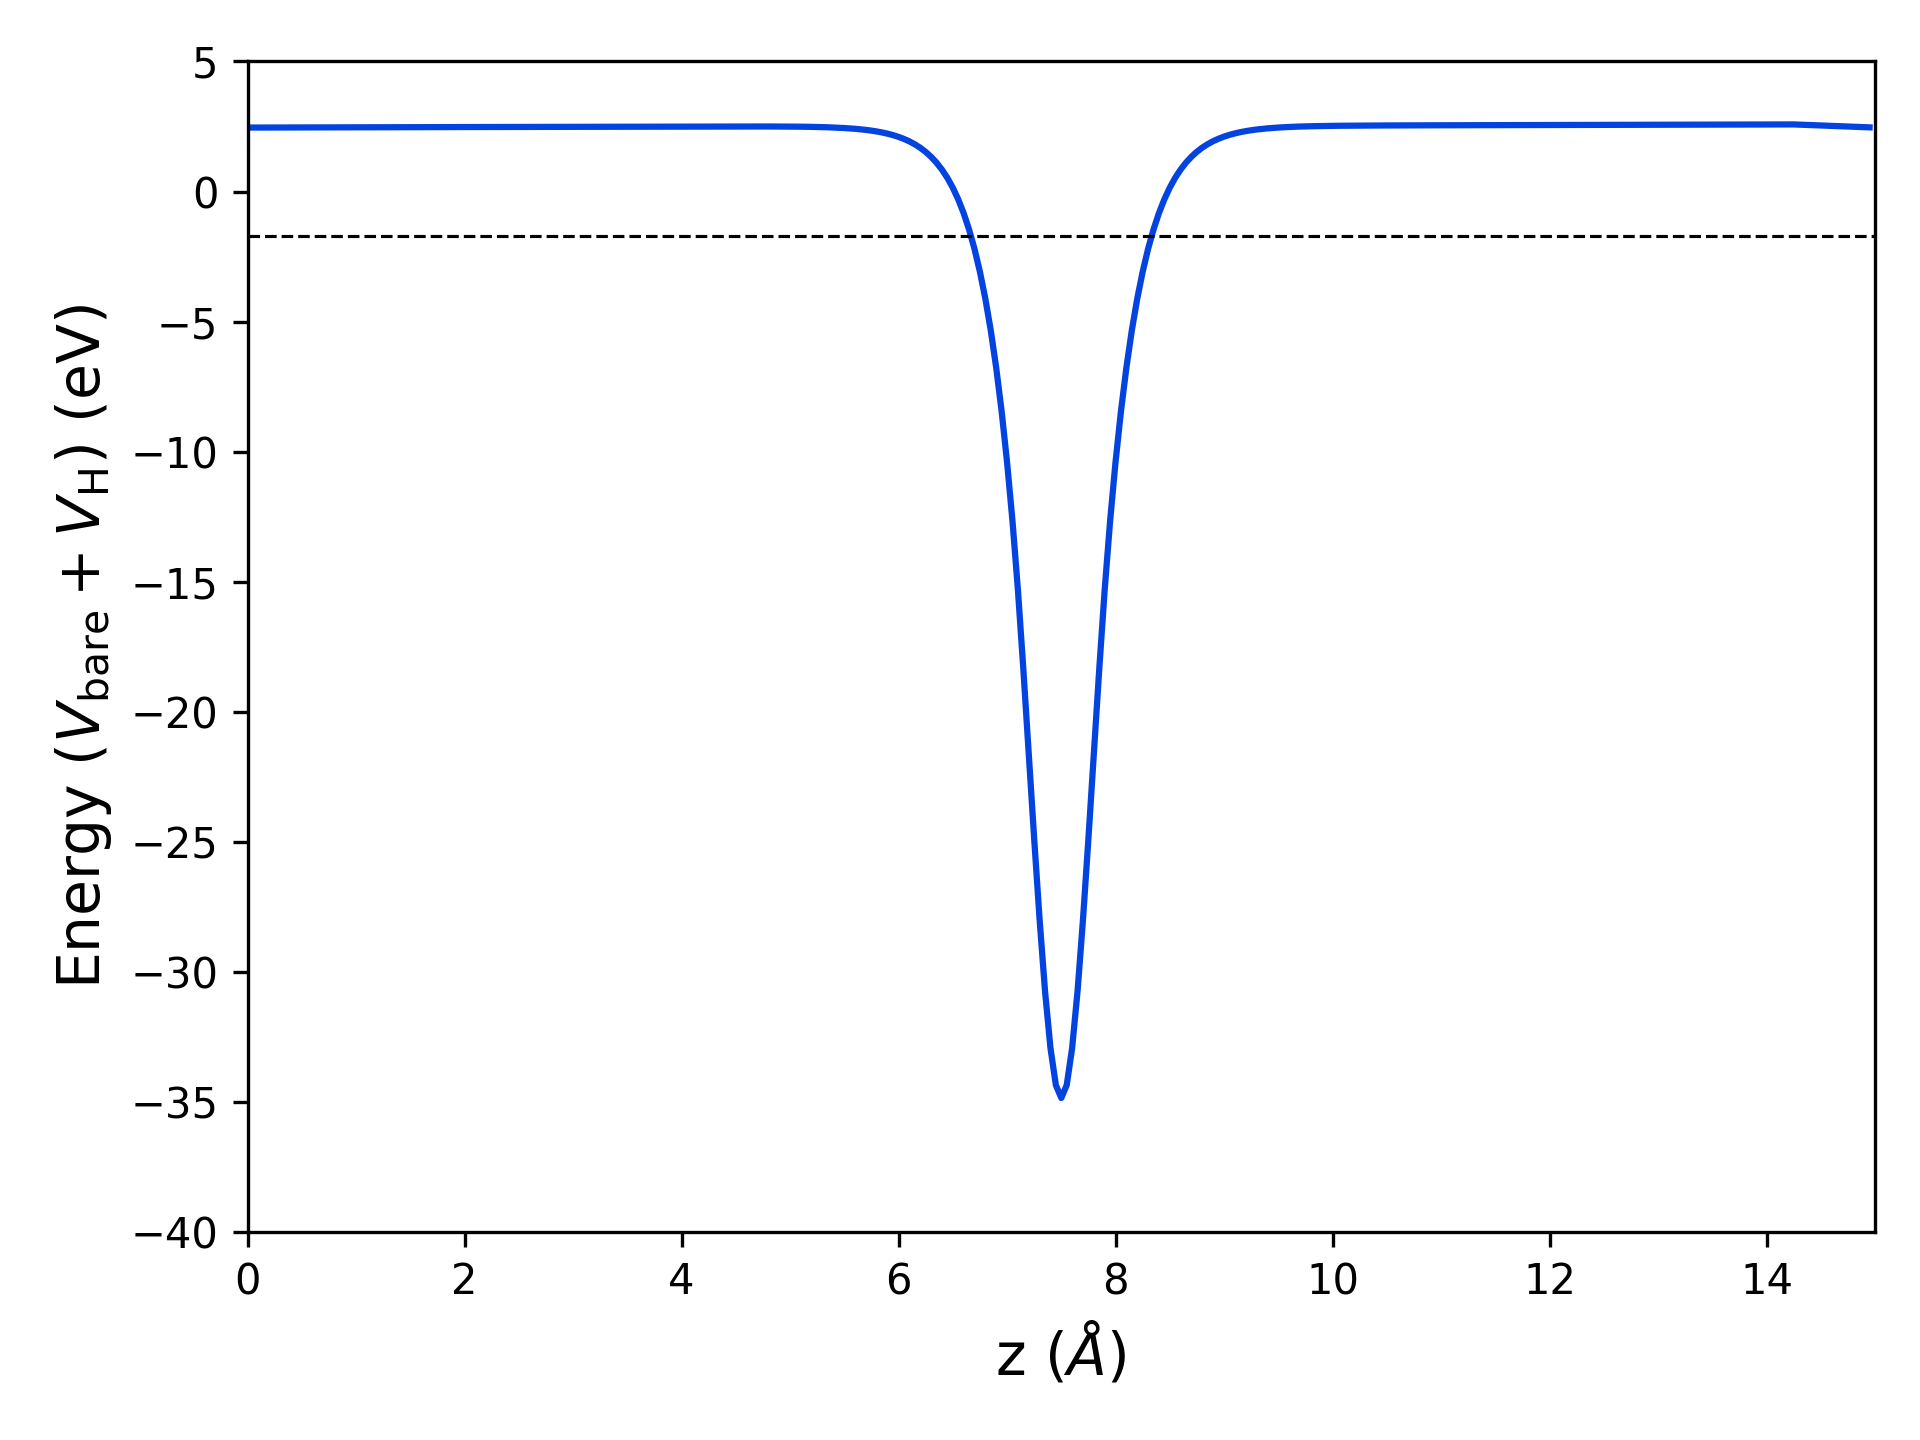

Write the Python code that produced this figure.
import matplotlib.pyplot as plt
import numpy as np

# Load data
z, V = np.loadtxt('avg.dat', usecols=(0,1), unpack=True)

au2a = 0.529177249 # Convert a.u. to Angstrom
ry2ev = 13.605698066 # Convert Ry to eV


plt.plot(z*au2a, V*ry2ev, c='xkcd:blue')

#plt.plot(z*au2a, V, c='xkcd:blue')

# Plot a dashed line at zero
plt.axhline(-1.72005174, linestyle='--', linewidth=0.75, color='xkcd:black')

plt.xlim(0, 15)
plt.ylim(-40, 5)

#plt.ylim(-4, 4)

plt.xlabel('z ($\\AA$)', fontsize=14)
plt.ylabel(r'Energy ($V_{\mathrm{bare}} + V_{\mathrm{H}}$) (eV)', fontsize=14)

#plt.ylabel(r'Energy ($V_{\mathrm{bare}} + V_{\mathrm{H}}$) (Ry)', fontsize=14)

plt.tight_layout()
plt.savefig('potential.png', dpi=300)
